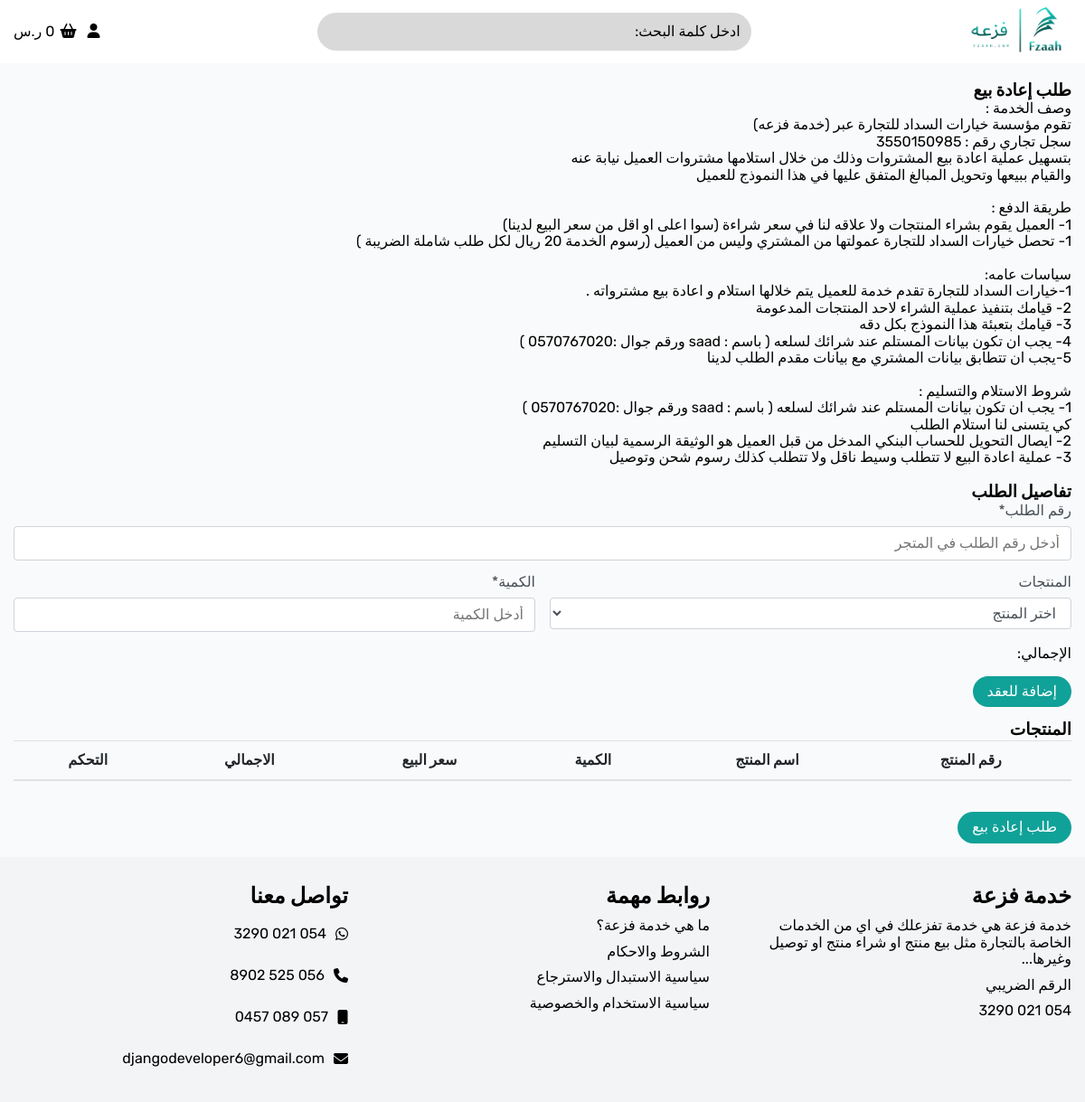
/order/new/2/ (signed in), run on the app's committed database.
### page/models.py (models this page shows)
class Info(models.Model):
    service_description = RichTextField(config_name='awesome_ckeditor')
    public_policies = RichTextField(config_name='awesome_ckeditor', null=True, blank=True)
    payment_methods = RichTextField(config_name='awesome_ckeditor', null=True, blank=True)
    terms = RichTextField(config_name='awesome_ckeditor', null=True, blank=True)
    terms_conditions = RichTextField(config_name='awesome_ckeditor', null=True, blank=True)
    return_policy = RichTextField(config_name='awesome_ckeditor', null=True, blank=True)
    privacy_policy = RichTextField(config_name='awesome_ckeditor', null=True, blank=True)
    email = models.EmailField(blank=True, null=True, verbose_name='البريد الإلكتروني')
    whatsapp_number = models.CharField(max_length=20, verbose_name='رقم الواتساب', null=True, blank=True)
    primary_number = models.CharField(max_length=20, verbose_name='رقم اتصال أساسي', null=True, blank=True)
    secondary_number = models.CharField(max_length=20, verbose_name='رقم اتصال ثانوي', null=True, blank=True)
    class Meta:
        verbose_name = 'معلومات الموقع'
        verbose_name_plural = 'معلومات الموقع'

### order/views.py (the view, shortened to what this page needs)
# urls.py: path('new/<int:store_id>/', new_order, name='new-order'),
@login_required(login_url='/user/login/')
def new_order(request, store_id):
    info = Info.objects.first()
    store = Store.objects.get(id=store_id)
    products = Product.objects.filter(store=store)
    context = {
        'info': info,
        'products': products,
        'store_id': store_id
    }
    return render(request, 'order/new-order.html', context)

### order/templates/order/new-order.html (shortened to what this page needs)
{% extends 'base.html' %}
{% load crispy_forms_tags %}
{% block content %}
<div class="container mt-2 mb-3">
    <h3>طلب إعادة بيع</h3>
    <div>
        <p>
            {{info.service_description|safe}}
        </p>
        <br>
        <p>
            {{info.payment_methods|safe}}
        </p>
        <br>
        <p>
            {{info.public_policies|safe}}
        </p>
        <br>
        <p>
            {{info.terms|safe}}
        </p>
        <br>
    </div>
    <h3>تفاصيل الطلب</h3>
    <form method="POST" id="new_order_form">
        <div class="mb-3">
            <label for="order-number-input" class="form-label">رقم الطلب*</label>
            <input type="text" id="order-number-input" required name="order-number-input" placeholder="أدخل رقم الطلب في المتجر" class="form-control" >
        </div>
        <div class="row mb-3">
            <div class="col-md-6">
                <div class="">
                    <label for="product_select_input" class="form-label">المنتجات</label>
                    <select id="product_select_input" class="form-select">
                        <option value="" disabled selected>اختر المنتج</option>
                    </select>
                </div>
            </div>
            <div class="col-md-6">
                <div class="">
                    <label for="qty-input" class="form-label">الكمية*</label>
                    <input type="number" min="1" id="qty-input" name="qty-input" placeholder="أدخل الكمية" class="form-control">
                </div>
            </div>
        </div>
        <div class="mb-3">
            <div class="row">
                <div class="col-md-6">الإجمالي: </div>
                <div class="col-md-6">
                </div>
            </div>
        </div>
        <a id="btn-add-product" class="btn btn-sm btn-dark">إضافة للعقد</a>
        <div class="mt-3 updated-products-container">
            <h3>المنتجات</h3>
            <table class="table">
                <thead>
                  <tr>
                    <th scope="col">رقم المنتج</th>
                    <th scope="col">اسم المنتج</th>
                    <th scope="col">الكمية</th>
                    <th scope="col">سعر البيع</th>
                    <th scope="col">الاجمالي</th>
                    <th scope="col">التحكم</th>
                  </tr>
                </thead>
              </table>
        </div>
        <br>
        <button type="submit" class="btn btn-dark">طلب إعادة بيع</button>
    </form>
</div>
{% endblock content %}

### data on the page
Info: service_description "وصف الخدمة : تقوم مؤسسة خيارات السداد للتجارة عبر (خدمة فزعه) سجل تجاري رقم : 3550150985 بتسهيل عملية اعادة بيع المشتروات وذلك من خلال استلامها مشتروات العميل نيابة عنه والقيام ببيعها وتحويل المبالغ المتفق عليها في هذا النموذج للعميل", payment_methods "طريقة الدفع : 1- العميل يقوم بشراء المنتجات ولا علاقه لنا في سعر شراءة (سوا اعلى او اقل من سعر البيع لدينا) 1- تحصل خيارات السداد للتجارة عمولتها من المشتري وليس من العميل (رسوم الخدمة 20 ريال لكل طلب شاملة الضريبة )", public_policies "سياسات عامه: 1-خيارات السداد للتجارة تقدم خدمة للعميل يتم خلالها استلام و اعادة بيع مشترواته . 2- قيامك بتنفيذ عملية الشراء لاحد المنتجات المدعومة 3- قيامك بتعبئة هذا النموذج بكل دقه 4- يجب ان تكون بيانات المستلم عند شرائك لسلعه ( باسم : saad ورقم جوال :0570767020 ) 5-يجب ان تتطابق بيانات المشتري مع بيانات مقدم الطلب لدينا", terms "شروط الاستلام والتسليم : 1- يجب ان تكون بيانات المستلم عند شرائك لسلعه ( باسم : saad ورقم جوال :0570767020 ) كي يتسنى لنا استلام الطلب 2- ايصال التحويل للحساب البنكي المدخل من قبل العميل هو الوثيقة الرسمية لبيان التسليم 3- عملية اعادة البيع لا تتطلب وسيط ناقل ولا تتطلب كذلك رسوم شحن وتوصيل"
